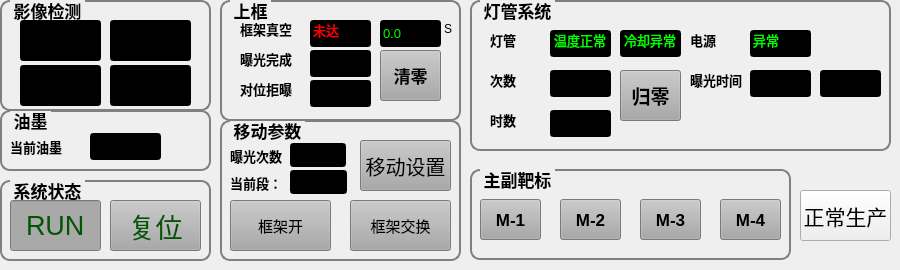
    <widget class="QWidget" name="mainleftpage">
     <widget class="QGroupBox" name="groupBox_upframe">
      <property name="geometry">
       <rect>
        <x>220</x>
        <y>0</y>
        <width>241</width>
        <height>121</height>
       </rect>
      </property>
      <property name="font">
       <font>
        <pointsize>13</pointsize>
        <weight>75</weight>
        <bold>true</bold>
       </font>
      </property>
      <property name="autoFillBackground">
       <bool>false</bool>
      </property>
      <property name="styleSheet">
       <string notr="true">QGroupBox{
border-width:2px;
border-style:solid;
border-radius: 10px;
border-color:gray;
margin-top:0.5ex;
}
QGroupBox::title{
subcontrol-origin:margin;
subcontrol-position:top left;
left:10px;
margin-left:0px;
padding:0 1px;
}
</string>
      </property>
      <property name="title">
       <string>上框</string>
      </property>
      <property name="flat">
       <bool>false</bool>
      </property>
      <widget class="QLineEdit" name="lineEdit_upaircheck_val">
       <property name="geometry">
        <rect>
         <x>90</x>
         <y>20</y>
         <width>61</width>
         <height>27</height>
        </rect>
       </property>
       <property name="font">
        <font>
         <pointsize>10</pointsize>
        </font>
       </property>
       <property name="focusPolicy">
        <enum>Qt::NoFocus</enum>
       </property>
       <property name="styleSheet">
        <string notr="true">background-color:black;
color:rgb(255, 0, 0);</string>
       </property>
       <property name="text">
        <string>未达</string>
       </property>
       <property name="alignment">
        <set>Qt::AlignLeading|Qt::AlignLeft|Qt::AlignVCenter</set>
       </property>
       <property name="readOnly">
        <bool>true</bool>
       </property>
      </widget>
      <widget class="QLineEdit" name="lineEdit_upairckeck_time">
       <property name="geometry">
        <rect>
         <x>160</x>
         <y>20</y>
         <width>61</width>
         <height>27</height>
        </rect>
       </property>
       <property name="font">
        <font>
         <pointsize>10</pointsize>
        </font>
       </property>
       <property name="focusPolicy">
        <enum>Qt::NoFocus</enum>
       </property>
       <property name="styleSheet">
        <string notr="true">background-color:black;
color:rgb(0, 255, 0);</string>
       </property>
       <property name="text">
        <string>0.0</string>
       </property>
       <property name="readOnly">
        <bool>true</bool>
       </property>
      </widget>
      <widget class="QLineEdit" name="lineEdit_uppiece_jb">
       <property name="geometry">
        <rect>
         <x>90</x>
         <y>80</y>
         <width>61</width>
         <height>27</height>
        </rect>
       </property>
       <property name="font">
        <font>
         <pointsize>10</pointsize>
        </font>
       </property>
       <property name="focusPolicy">
        <enum>Qt::NoFocus</enum>
       </property>
       <property name="styleSheet">
        <string notr="true">background-color:black;
color:rgb(0, 255, 0);</string>
       </property>
       <property name="readOnly">
        <bool>true</bool>
       </property>
      </widget>
      <widget class="QLineEdit" name="lineEdit_uppiece_ok">
       <property name="geometry">
        <rect>
         <x>90</x>
         <y>50</y>
         <width>61</width>
         <height>27</height>
        </rect>
       </property>
       <property name="font">
        <font>
         <pointsize>10</pointsize>
        </font>
       </property>
       <property name="focusPolicy">
        <enum>Qt::NoFocus</enum>
       </property>
       <property name="styleSheet">
        <string notr="true">background-color:black;
color:rgb(0, 255, 0);</string>
       </property>
       <property name="readOnly">
        <bool>true</bool>
       </property>
      </widget>
      <widget class="QLabel" name="label_upframeair">
       <property name="geometry">
        <rect>
         <x>20</x>
         <y>20</y>
         <width>66</width>
         <height>17</height>
        </rect>
       </property>
       <property name="font">
        <font>
         <pointsize>10</pointsize>
         <weight>75</weight>
         <bold>true</bold>
        </font>
       </property>
       <property name="text">
        <string>框架真空</string>
       </property>
      </widget>
      <widget class="QLabel" name="label_frameair_unit">
       <property name="geometry">
        <rect>
         <x>220</x>
         <y>20</y>
         <width>16</width>
         <height>17</height>
        </rect>
       </property>
       <property name="text">
        <string>S</string>
       </property>
       <property name="alignment">
        <set>Qt::AlignCenter</set>
       </property>
      </widget>
      <widget class="QLabel" name="label_upbg_finish">
       <property name="geometry">
        <rect>
         <x>20</x>
         <y>50</y>
         <width>66</width>
         <height>17</height>
        </rect>
       </property>
       <property name="font">
        <font>
         <pointsize>10</pointsize>
         <weight>75</weight>
         <bold>true</bold>
        </font>
       </property>
       <property name="text">
        <string>曝光完成</string>
       </property>
      </widget>
      <widget class="QLabel" name="label_updw_jubao">
       <property name="geometry">
        <rect>
         <x>20</x>
         <y>80</y>
         <width>66</width>
         <height>17</height>
        </rect>
       </property>
       <property name="font">
        <font>
         <pointsize>10</pointsize>
         <weight>75</weight>
         <bold>true</bold>
        </font>
       </property>
       <property name="text">
        <string>对位拒曝</string>
       </property>
      </widget>
      <widget class="QPushButton" name="btn_upframe_clear">
       <property name="geometry">
        <rect>
         <x>160</x>
         <y>50</y>
         <width>61</width>
         <height>51</height>
        </rect>
       </property>
       <property name="font">
        <font>
         <pointsize>13</pointsize>
         <weight>75</weight>
         <bold>true</bold>
        </font>
       </property>
       <property name="styleSheet">
        <string notr="true">background-color: rgb(169, 169, 169);</string>
       </property>
       <property name="text">
        <string>清零</string>
       </property>
      </widget>
     </widget>
     <widget class="QGroupBox" name="groupBox_yingxiang">
      <property name="geometry">
       <rect>
        <x>0</x>
        <y>0</y>
        <width>211</width>
        <height>111</height>
       </rect>
      </property>
      <property name="font">
       <font>
        <pointsize>13</pointsize>
        <weight>75</weight>
        <bold>true</bold>
       </font>
      </property>
      <property name="autoFillBackground">
       <bool>false</bool>
      </property>
      <property name="styleSheet">
       <string notr="true">QGroupBox{
border-width:2px;
border-style:solid;
border-radius: 10px;
border-color:gray;
margin-top:0.5ex;
}
QGroupBox::title{
subcontrol-origin:margin;
subcontrol-position:top left;
left:10px;
margin-left:0px;
padding:0 1px;
}
</string>
      </property>
      <property name="title">
       <string>影像检测</string>
      </property>
      <property name="flat">
       <bool>false</bool>
      </property>
      <widget class="QLineEdit" name="lineEdit_ccd2_ok">
       <property name="geometry">
        <rect>
         <x>110</x>
         <y>20</y>
         <width>81</width>
         <height>41</height>
        </rect>
       </property>
       <property name="font">
        <font>
         <pointsize>10</pointsize>
         <weight>75</weight>
         <bold>true</bold>
        </font>
       </property>
       <property name="focusPolicy">
        <enum>Qt::NoFocus</enum>
       </property>
       <property name="styleSheet">
        <string notr="true">background-color:black;
color:rgb(0, 255, 0);</string>
       </property>
       <property name="text">
        <string/>
       </property>
       <property name="alignment">
        <set>Qt::AlignCenter</set>
       </property>
       <property name="readOnly">
        <bool>true</bool>
       </property>
      </widget>
      <widget class="QLineEdit" name="lineEdit_ccd1_ok">
       <property name="geometry">
        <rect>
         <x>20</x>
         <y>20</y>
         <width>81</width>
         <height>41</height>
        </rect>
       </property>
       <property name="font">
        <font>
         <pointsize>10</pointsize>
         <weight>75</weight>
         <bold>true</bold>
        </font>
       </property>
       <property name="focusPolicy">
        <enum>Qt::NoFocus</enum>
       </property>
       <property name="styleSheet">
        <string notr="true">background-color:black;
color:rgb(0, 255, 0);</string>
       </property>
       <property name="text">
        <string/>
       </property>
       <property name="alignment">
        <set>Qt::AlignCenter</set>
       </property>
       <property name="readOnly">
        <bool>true</bool>
       </property>
      </widget>
      <widget class="QLineEdit" name="lineEdit_ccd3_ok">
       <property name="geometry">
        <rect>
         <x>20</x>
         <y>65</y>
         <width>81</width>
         <height>41</height>
        </rect>
       </property>
       <property name="font">
        <font>
         <pointsize>10</pointsize>
         <weight>75</weight>
         <bold>true</bold>
        </font>
       </property>
       <property name="focusPolicy">
        <enum>Qt::NoFocus</enum>
       </property>
       <property name="styleSheet">
        <string notr="true">background-color:black;
color:rgb(0, 255, 0);</string>
       </property>
       <property name="alignment">
        <set>Qt::AlignCenter</set>
       </property>
       <property name="readOnly">
        <bool>true</bool>
       </property>
      </widget>
      <widget class="QLineEdit" name="lineEdit_ccd4_ok">
       <property name="geometry">
        <rect>
         <x>110</x>
         <y>65</y>
         <width>81</width>
         <height>41</height>
        </rect>
       </property>
       <property name="font">
        <font>
         <pointsize>10</pointsize>
         <weight>75</weight>
         <bold>true</bold>
        </font>
       </property>
       <property name="focusPolicy">
        <enum>Qt::NoFocus</enum>
       </property>
       <property name="styleSheet">
        <string notr="true">background-color:black;
color:rgb(0, 255, 0);</string>
       </property>
       <property name="alignment">
        <set>Qt::AlignCenter</set>
       </property>
       <property name="readOnly">
        <bool>true</bool>
       </property>
      </widget>
     </widget>
     <widget class="QGroupBox" name="groupBox_systemstate">
      <property name="geometry">
       <rect>
        <x>0</x>
        <y>180</y>
        <width>211</width>
        <height>81</height>
       </rect>
      </property>
      <property name="font">
       <font>
        <pointsize>13</pointsize>
        <weight>75</weight>
        <bold>true</bold>
       </font>
      </property>
      <property name="autoFillBackground">
       <bool>false</bool>
      </property>
      <property name="styleSheet">
       <string notr="true">QGroupBox{
border-width:2px;
border-style:solid;
border-radius: 10px;
border-color:gray;
margin-top:0.5ex;
}
QGroupBox::title{
subcontrol-origin:margin;
subcontrol-position:top left;
left:10px;
margin-left:0px;
padding:0 1px;
}
</string>
      </property>
      <property name="title">
       <string>系统状态</string>
      </property>
      <property name="flat">
       <bool>false</bool>
      </property>
      <widget class="QLineEdit" name="status_system">
       <property name="geometry">
        <rect>
         <x>10</x>
         <y>20</y>
         <width>91</width>
         <height>51</height>
        </rect>
       </property>
       <property name="font">
        <font>
         <family>Ubuntu</family>
         <pointsize>20</pointsize>
         <weight>9</weight>
         <italic>false</italic>
         <bold>false</bold>
        </font>
       </property>
       <property name="focusPolicy">
        <enum>Qt::NoFocus</enum>
       </property>
       <property name="layoutDirection">
        <enum>Qt::LeftToRight</enum>
       </property>
       <property name="styleSheet">
        <string notr="true">background-color: rgb(169, 169, 169);
color: rgb(0, 85, 0);
font: 75 20pt &quot;Ubuntu&quot;;

</string>
       </property>
       <property name="text">
        <string>RUN</string>
       </property>
       <property name="alignment">
        <set>Qt::AlignCenter</set>
       </property>
       <property name="readOnly">
        <bool>true</bool>
       </property>
      </widget>
      <widget class="QPushButton" name="btn_reset">
       <property name="geometry">
        <rect>
         <x>110</x>
         <y>20</y>
         <width>91</width>
         <height>51</height>
        </rect>
       </property>
       <property name="font">
        <font>
         <family>Ubuntu</family>
         <pointsize>20</pointsize>
         <weight>9</weight>
         <italic>false</italic>
         <bold>false</bold>
        </font>
       </property>
       <property name="styleSheet">
        <string notr="true">background-color: rgb(169, 169, 169);
color: rgb(0, 85, 0);
font: 75 20pt &quot;Ubuntu&quot;;</string>
       </property>
       <property name="text">
        <string>复位</string>
       </property>
      </widget>
     </widget>
     <widget class="QPushButton" name="btn_normalprocess">
      <property name="geometry">
       <rect>
        <x>800</x>
        <y>190</y>
        <width>91</width>
        <height>51</height>
       </rect>
      </property>
      <property name="font">
       <font>
        <family>Sans Serif</family>
        <pointsize>16</pointsize>
        <weight>9</weight>
        <italic>false</italic>
        <bold>false</bold>
       </font>
      </property>
      <property name="styleSheet">
       <string notr="true">font: 75 16pt &quot;Sans Serif&quot;;</string>
      </property>
      <property name="text">
       <string>正常生产</string>
      </property>
     </widget>
     <widget class="QGroupBox" name="groupBox_lightsystem">
      <property name="geometry">
       <rect>
        <x>470</x>
        <y>0</y>
        <width>421</width>
        <height>151</height>
       </rect>
      </property>
      <property name="font">
       <font>
        <pointsize>13</pointsize>
        <weight>75</weight>
        <bold>true</bold>
       </font>
      </property>
      <property name="autoFillBackground">
       <bool>false</bool>
      </property>
      <property name="styleSheet">
       <string notr="true">QGroupBox{
border-width:2px;
border-style:solid;
border-radius: 10px;
border-color:gray;
margin-top:0.5ex;
}
QGroupBox::title{
subcontrol-origin:margin;
subcontrol-position:top left;
left:10px;
margin-left:0px;
padding:0 1px;
}
</string>
      </property>
      <property name="title">
       <string>灯管系统</string>
      </property>
      <property name="flat">
       <bool>false</bool>
      </property>
      <widget class="QLabel" name="label_time">
       <property name="geometry">
        <rect>
         <x>20</x>
         <y>110</y>
         <width>51</width>
         <height>20</height>
        </rect>
       </property>
       <property name="font">
        <font>
         <pointsize>10</pointsize>
         <weight>75</weight>
         <bold>true</bold>
        </font>
       </property>
       <property name="text">
        <string>时数</string>
       </property>
      </widget>
      <widget class="QLabel" name="label_light">
       <property name="geometry">
        <rect>
         <x>20</x>
         <y>30</y>
         <width>51</width>
         <height>20</height>
        </rect>
       </property>
       <property name="font">
        <font>
         <pointsize>10</pointsize>
         <weight>75</weight>
         <bold>true</bold>
        </font>
       </property>
       <property name="text">
        <string>灯管</string>
       </property>
      </widget>
      <widget class="QLineEdit" name="lineEdit_light_tem">
       <property name="geometry">
        <rect>
         <x>80</x>
         <y>30</y>
         <width>61</width>
         <height>27</height>
        </rect>
       </property>
       <property name="font">
        <font>
         <pointsize>10</pointsize>
        </font>
       </property>
       <property name="focusPolicy">
        <enum>Qt::NoFocus</enum>
       </property>
       <property name="styleSheet">
        <string notr="true">background-color:black;
color:rgb(0, 255, 0);</string>
       </property>
       <property name="text">
        <string>温度正常</string>
       </property>
       <property name="alignment">
        <set>Qt::AlignCenter</set>
       </property>
       <property name="readOnly">
        <bool>true</bool>
       </property>
      </widget>
      <widget class="QLineEdit" name="lineEdit_light_hour">
       <property name="geometry">
        <rect>
         <x>80</x>
         <y>110</y>
         <width>61</width>
         <height>27</height>
        </rect>
       </property>
       <property name="font">
        <font>
         <pointsize>10</pointsize>
        </font>
       </property>
       <property name="focusPolicy">
        <enum>Qt::NoFocus</enum>
       </property>
       <property name="styleSheet">
        <string notr="true">background-color:black;
color:rgb(0, 255, 0);</string>
       </property>
       <property name="readOnly">
        <bool>true</bool>
       </property>
      </widget>
      <widget class="QLineEdit" name="lineEdit_cool_vel">
       <property name="geometry">
        <rect>
         <x>150</x>
         <y>30</y>
         <width>61</width>
         <height>27</height>
        </rect>
       </property>
       <property name="font">
        <font>
         <pointsize>10</pointsize>
        </font>
       </property>
       <property name="focusPolicy">
        <enum>Qt::NoFocus</enum>
       </property>
       <property name="styleSheet">
        <string notr="true">background-color:black;
color:rgb(0, 255, 0);</string>
       </property>
       <property name="text">
        <string>冷却异常</string>
       </property>
       <property name="alignment">
        <set>Qt::AlignCenter</set>
       </property>
       <property name="readOnly">
        <bool>true</bool>
       </property>
      </widget>
      <widget class="QLineEdit" name="lineEdit_lightpowerstate">
       <property name="geometry">
        <rect>
         <x>280</x>
         <y>30</y>
         <width>61</width>
         <height>27</height>
        </rect>
       </property>
       <property name="font">
        <font>
         <pointsize>10</pointsize>
        </font>
       </property>
       <property name="focusPolicy">
        <enum>Qt::NoFocus</enum>
       </property>
       <property name="styleSheet">
        <string notr="true">background-color:black;
color:rgb(0, 255, 0);</string>
       </property>
       <property name="text">
        <string>异常</string>
       </property>
       <property name="alignment">
        <set>Qt::AlignLeading|Qt::AlignLeft|Qt::AlignVCenter</set>
       </property>
       <property name="readOnly">
        <bool>true</bool>
       </property>
      </widget>
      <widget class="QLabel" name="label_power">
       <property name="geometry">
        <rect>
         <x>220</x>
         <y>30</y>
         <width>51</width>
         <height>20</height>
        </rect>
       </property>
       <property name="font">
        <font>
         <pointsize>10</pointsize>
         <weight>75</weight>
         <bold>true</bold>
        </font>
       </property>
       <property name="text">
        <string>电源</string>
       </property>
      </widget>
      <widget class="QLineEdit" name="lineEdit_light_waittime">
       <property name="geometry">
        <rect>
         <x>280</x>
         <y>70</y>
         <width>61</width>
         <height>27</height>
        </rect>
       </property>
       <property name="font">
        <font>
         <pointsize>10</pointsize>
        </font>
       </property>
       <property name="focusPolicy">
        <enum>Qt::NoFocus</enum>
       </property>
       <property name="styleSheet">
        <string notr="true">background-color:black;
color:rgb(0, 255, 0);</string>
       </property>
       <property name="readOnly">
        <bool>true</bool>
       </property>
      </widget>
      <widget class="QLabel" name="label_upbgtime">
       <property name="geometry">
        <rect>
         <x>220</x>
         <y>70</y>
         <width>61</width>
         <height>20</height>
        </rect>
       </property>
       <property name="font">
        <font>
         <pointsize>10</pointsize>
         <weight>75</weight>
         <bold>true</bold>
        </font>
       </property>
       <property name="text">
        <string>曝光时间</string>
       </property>
      </widget>
      <widget class="QLineEdit" name="lineEdit_downlight_waittime">
       <property name="geometry">
        <rect>
         <x>350</x>
         <y>70</y>
         <width>61</width>
         <height>27</height>
        </rect>
       </property>
       <property name="font">
        <font>
         <pointsize>10</pointsize>
        </font>
       </property>
       <property name="focusPolicy">
        <enum>Qt::NoFocus</enum>
       </property>
       <property name="styleSheet">
        <string notr="true">background-color:black;
color:rgb(0, 255, 0);</string>
       </property>
       <property name="readOnly">
        <bool>true</bool>
       </property>
      </widget>
      <widget class="QStackedWidget" name="stackedWidget_lightgif">
       <property name="geometry">
        <rect>
         <x>150</x>
         <y>70</y>
         <width>61</width>
         <height>51</height>
        </rect>
       </property>
       <property name="font">
        <font>
         <pointsize>10</pointsize>
        </font>
       </property>
       <property name="currentIndex">
        <number>1</number>
       </property>
       <widget class="QWidget" name="page_lightgif">
        <widget class="QFrame" name="frame_light_gif">
         <property name="geometry">
          <rect>
           <x>0</x>
           <y>0</y>
           <width>61</width>
           <height>51</height>
          </rect>
         </property>
         <property name="styleSheet">
          <string notr="true">background-color: rgb(181, 181, 181);</string>
         </property>
         <property name="frameShape">
          <enum>QFrame::Box</enum>
         </property>
         <property name="frameShadow">
          <enum>QFrame::Raised</enum>
         </property>
        </widget>
       </widget>
       <widget class="QWidget" name="page_4">
        <widget class="QPushButton" name="btn_lightsys_zero">
         <property name="geometry">
          <rect>
           <x>0</x>
           <y>0</y>
           <width>61</width>
           <height>51</height>
          </rect>
         </property>
         <property name="font">
          <font>
           <pointsize>14</pointsize>
           <weight>75</weight>
           <bold>true</bold>
          </font>
         </property>
         <property name="styleSheet">
          <string notr="true">background-color: rgb(169, 169, 169);</string>
         </property>
         <property name="text">
          <string>归零</string>
         </property>
        </widget>
       </widget>
      </widget>
      <widget class="QLabel" name="label_count">
       <property name="geometry">
        <rect>
         <x>20</x>
         <y>70</y>
         <width>51</width>
         <height>20</height>
        </rect>
       </property>
       <property name="font">
        <font>
         <pointsize>10</pointsize>
         <weight>75</weight>
         <bold>true</bold>
        </font>
       </property>
       <property name="text">
        <string>次数</string>
       </property>
      </widget>
      <widget class="QLineEdit" name="lineEdit_light_count">
       <property name="geometry">
        <rect>
         <x>80</x>
         <y>70</y>
         <width>61</width>
         <height>27</height>
        </rect>
       </property>
       <property name="font">
        <font>
         <pointsize>10</pointsize>
        </font>
       </property>
       <property name="focusPolicy">
        <enum>Qt::NoFocus</enum>
       </property>
       <property name="styleSheet">
        <string notr="true">background-color:black;
color:rgb(0, 255, 0);</string>
       </property>
       <property name="readOnly">
        <bool>true</bool>
       </property>
      </widget>
     </widget>
     <widget class="QGroupBox" name="groupBox">
      <property name="geometry">
       <rect>
        <x>470</x>
        <y>169</y>
        <width>321</width>
        <height>91</height>
       </rect>
      </property>
      <property name="font">
       <font>
        <pointsize>13</pointsize>
        <weight>75</weight>
        <bold>true</bold>
       </font>
      </property>
      <property name="styleSheet">
       <string notr="true">QGroupBox{
border-width:2px;
border-style:solid;
border-radius: 10px;
border-color:gray;
margin-top:0.5ex;
}
QGroupBox::title{
subcontrol-origin:margin;
subcontrol-position:top left;
left:10px;
margin-left:0px;
padding:0 1px;
}</string>
      </property>
      <property name="title">
       <string>主副靶标</string>
      </property>
      <widget class="QPushButton" name="btn_M2">
       <property name="geometry">
        <rect>
         <x>170</x>
         <y>30</y>
         <width>61</width>
         <height>41</height>
        </rect>
       </property>
       <property name="font">
        <font>
         <pointsize>13</pointsize>
         <weight>75</weight>
         <bold>true</bold>
        </font>
       </property>
       <property name="styleSheet">
        <string notr="true">background-color: rgb(169, 169, 169);</string>
       </property>
       <property name="text">
        <string>M-3</string>
       </property>
      </widget>
      <widget class="QPushButton" name="btn_M1">
       <property name="geometry">
        <rect>
         <x>90</x>
         <y>30</y>
         <width>61</width>
         <height>41</height>
        </rect>
       </property>
       <property name="font">
        <font>
         <pointsize>13</pointsize>
         <weight>75</weight>
         <bold>true</bold>
        </font>
       </property>
       <property name="styleSheet">
        <string notr="true">background-color: rgb(169, 169, 169);</string>
       </property>
       <property name="text">
        <string>M-2</string>
       </property>
      </widget>
      <widget class="QPushButton" name="btn_M0">
       <property name="geometry">
        <rect>
         <x>10</x>
         <y>30</y>
         <width>61</width>
         <height>41</height>
        </rect>
       </property>
       <property name="font">
        <font>
         <pointsize>13</pointsize>
         <weight>75</weight>
         <bold>true</bold>
        </font>
       </property>
       <property name="styleSheet">
        <string notr="true">background-color: rgb(169, 169, 169);</string>
       </property>
       <property name="text">
        <string>M-1</string>
       </property>
      </widget>
      <widget class="QPushButton" name="btn_M3">
       <property name="geometry">
        <rect>
         <x>250</x>
         <y>30</y>
         <width>61</width>
         <height>41</height>
        </rect>
       </property>
       <property name="font">
        <font>
         <pointsize>13</pointsize>
         <weight>75</weight>
         <bold>true</bold>
        </font>
       </property>
       <property name="styleSheet">
        <string notr="true">background-color: rgb(169, 169, 169);</string>
       </property>
       <property name="text">
        <string>M-4</string>
       </property>
      </widget>
     </widget>
     <widget class="QGroupBox" name="groupBox_oil">
      <property name="geometry">
       <rect>
        <x>0</x>
        <y>110</y>
        <width>211</width>
        <height>61</height>
       </rect>
      </property>
      <property name="font">
       <font>
        <pointsize>13</pointsize>
        <weight>75</weight>
        <bold>true</bold>
       </font>
      </property>
      <property name="autoFillBackground">
       <bool>false</bool>
      </property>
      <property name="styleSheet">
       <string notr="true">QGroupBox{
border-width:2px;
border-style:solid;
border-radius: 10px;
border-color:gray;
margin-top:0.5ex;
}
QGroupBox::title{
subcontrol-origin:margin;
subcontrol-position:top left;
left:10px;
margin-left:0px;
padding:0 1px;
}
</string>
      </property>
      <property name="title">
       <string>油墨</string>
      </property>
      <property name="flat">
       <bool>false</bool>
      </property>
      <widget class="QLineEdit" name="lineEdit_upoiltype">
       <property name="geometry">
        <rect>
         <x>90</x>
         <y>23</y>
         <width>71</width>
         <height>27</height>
        </rect>
       </property>
       <property name="font">
        <font>
         <pointsize>10</pointsize>
        </font>
       </property>
       <property name="focusPolicy">
        <enum>Qt::NoFocus</enum>
       </property>
       <property name="styleSheet">
        <string notr="true">background-color:black;
color:rgb(0, 255, 0);</string>
       </property>
       <property name="readOnly">
        <bool>true</bool>
       </property>
      </widget>
      <widget class="QLabel" name="label_upoil">
       <property name="geometry">
        <rect>
         <x>10</x>
         <y>27</y>
         <width>71</width>
         <height>20</height>
        </rect>
       </property>
       <property name="font">
        <font>
         <pointsize>10</pointsize>
         <weight>75</weight>
         <bold>true</bold>
        </font>
       </property>
       <property name="text">
        <string>当前油墨</string>
       </property>
      </widget>
     </widget>
     <widget class="QGroupBox" name="groupBox_2">
      <property name="geometry">
       <rect>
        <x>220</x>
        <y>120</y>
        <width>241</width>
        <height>141</height>
       </rect>
      </property>
      <property name="font">
       <font>
        <pointsize>13</pointsize>
        <weight>75</weight>
        <bold>true</bold>
       </font>
      </property>
      <property name="styleSheet">
       <string notr="true">QGroupBox{
border-width:2px;
border-style:solid;
border-radius: 10px;
border-color:gray;
margin-top:0.5ex;
}
QGroupBox::title{
subcontrol-origin:margin;
subcontrol-position:top left;
left:10px;
margin-left:0px;
padding:0 1px;
}
</string>
      </property>
      <property name="title">
       <string>移动参数</string>
      </property>
      <widget class="QPushButton" name="btn_npos">
       <property name="geometry">
        <rect>
         <x>10</x>
         <y>80</y>
         <width>101</width>
         <height>51</height>
        </rect>
       </property>
       <property name="font">
        <font>
         <family>Ubuntu</family>
         <pointsize>11</pointsize>
         <weight>9</weight>
         <italic>false</italic>
         <bold>false</bold>
        </font>
       </property>
       <property name="styleSheet">
        <string notr="true">
font: 75 11pt &quot;Ubuntu&quot;;

background-color: rgb(169, 169, 169);</string>
       </property>
       <property name="text">
        <string>框架开</string>
       </property>
      </widget>
      <widget class="QLabel" name="label_upoil_3">
       <property name="geometry">
        <rect>
         <x>10</x>
         <y>48</y>
         <width>56</width>
         <height>29</height>
        </rect>
       </property>
       <property name="font">
        <font>
         <pointsize>10</pointsize>
         <weight>75</weight>
         <bold>true</bold>
        </font>
       </property>
       <property name="text">
        <string>当前段：</string>
       </property>
      </widget>
      <widget class="QLineEdit" name="lineEdit_bgchishu">
       <property name="geometry">
        <rect>
         <x>70</x>
         <y>23</y>
         <width>56</width>
         <height>24</height>
        </rect>
       </property>
       <property name="font">
        <font>
         <pointsize>10</pointsize>
        </font>
       </property>
       <property name="focusPolicy">
        <enum>Qt::NoFocus</enum>
       </property>
       <property name="styleSheet">
        <string notr="true">background-color:black;
color:rgb(0, 255, 0);</string>
       </property>
       <property name="readOnly">
        <bool>true</bool>
       </property>
      </widget>
      <widget class="QPushButton" name="btn_wpos">
       <property name="geometry">
        <rect>
         <x>130</x>
         <y>80</y>
         <width>101</width>
         <height>51</height>
        </rect>
       </property>
       <property name="font">
        <font>
         <family>Ubuntu</family>
         <pointsize>11</pointsize>
         <weight>9</weight>
         <italic>false</italic>
         <bold>false</bold>
        </font>
       </property>
       <property name="styleSheet">
        <string notr="true">
font: 75 11pt &quot;Ubuntu&quot;;

background-color: rgb(169, 169, 169);</string>
       </property>
       <property name="text">
        <string>框架交换</string>
       </property>
      </widget>
      <widget class="QLabel" name="label_upoil_2">
       <property name="geometry">
        <rect>
         <x>10</x>
         <y>21</y>
         <width>57</width>
         <height>29</height>
        </rect>
       </property>
       <property name="font">
        <font>
         <pointsize>10</pointsize>
         <weight>75</weight>
         <bold>true</bold>
        </font>
       </property>
       <property name="text">
        <string>曝光次数</string>
       </property>
      </widget>
      <widget class="QPushButton" name="btn_move_set">
       <property name="geometry">
        <rect>
         <x>140</x>
         <y>20</y>
         <width>91</width>
         <height>51</height>
        </rect>
       </property>
       <property name="font">
        <font>
         <family>Ubuntu</family>
         <pointsize>15</pointsize>
         <weight>9</weight>
         <italic>false</italic>
         <bold>false</bold>
        </font>
       </property>
       <property name="styleSheet">
        <string notr="true">
font: 75 15pt &quot;Ubuntu&quot;;

background-color: rgb(169, 169, 169);</string>
       </property>
       <property name="text">
        <string>移动设置</string>
       </property>
      </widget>
      <widget class="QLineEdit" name="lineEdit_bgpos">
       <property name="geometry">
        <rect>
         <x>70</x>
         <y>50</y>
         <width>57</width>
         <height>24</height>
        </rect>
       </property>
       <property name="font">
        <font>
         <pointsize>10</pointsize>
        </font>
       </property>
       <property name="focusPolicy">
        <enum>Qt::NoFocus</enum>
       </property>
       <property name="styleSheet">
        <string notr="true">background-color:black;
color:rgb(0, 255, 0);</string>
       </property>
       <property name="readOnly">
        <bool>true</bool>
       </property>
      </widget>
     </widget>
    </widget>
